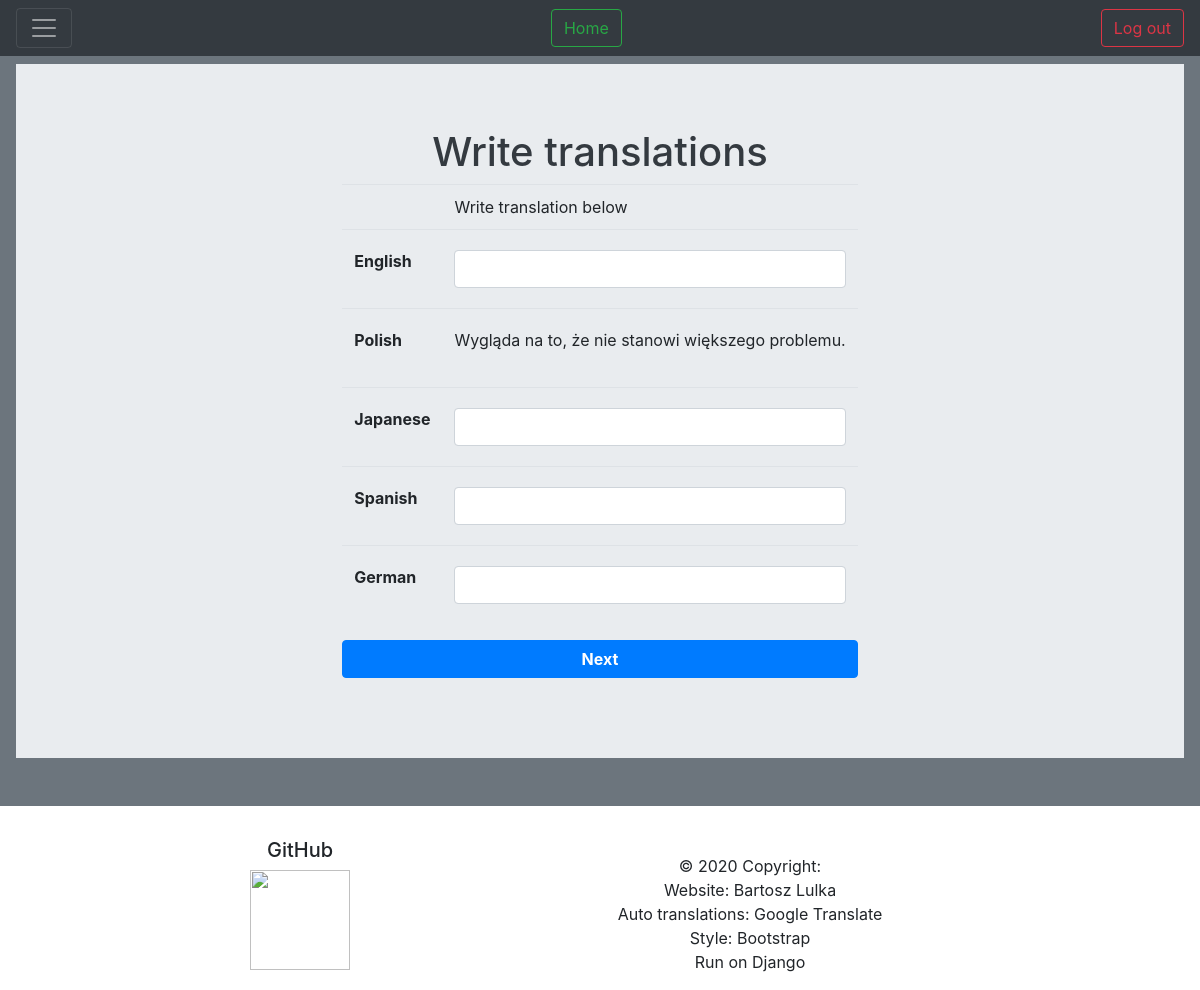
Page /cards/learn/write/57/ (signed in) on the earlier database version.
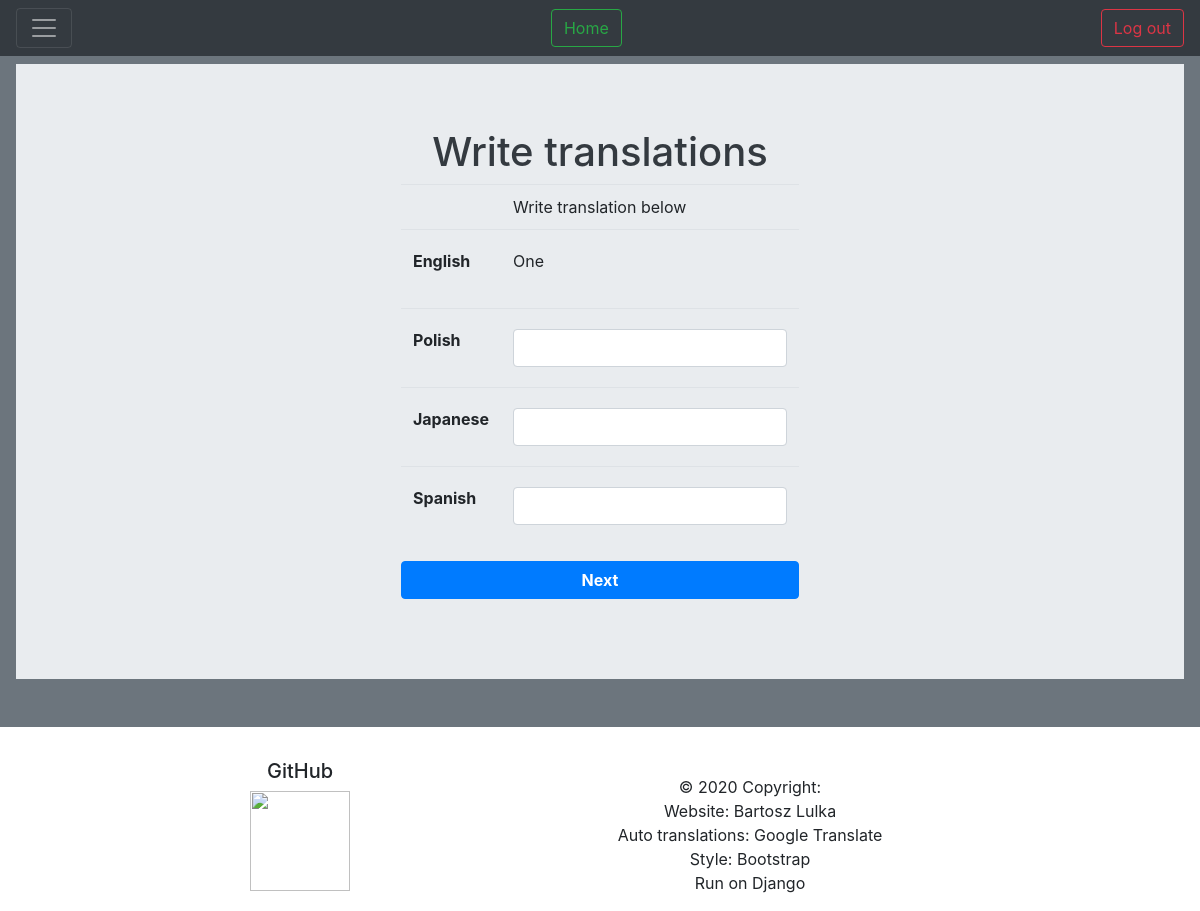
Same page on the later database version.
### Cards/models.py (models this page shows, shortened)
class Card(models.Model):
    multi_card = models.ForeignKey(MultiCard, on_delete=models.CASCADE)
    cards_folder = models.ForeignKey(CardFolder, on_delete=models.CASCADE)
    language = models.CharField(max_length=5, choices=langcodes.LangCodes, default="en")
    main = models.CharField(max_length=50)
    automated = models.BooleanField(default=False)
    score = models.SmallIntegerField(default=0)
    pronunciation = models.CharField(max_length=200, blank=True, default=False, null=True)
    synonyms = models.CharField(max_length=50, blank=True)
    comment = models.CharField(max_length=400, blank=True)
    rating = models.SmallIntegerField(default=0)
    mastered = models.BooleanField(default=False)
    priority = models.SmallIntegerField(default=0)
    show_answer = models.BooleanField(default=True)

### Cards/learn.py (the view, shortened to what this page needs)
# urls.py: path('learn/write/<int:set_id>/', learn.write, name='write'),
@login_required
def write(request, set_id):
    folder = get_object_or_404(CardFolder, id=set_id)
    if folder.user != request.user:
        return render(request, 'Cards/no_access.html')
    langs = folder.get_langs()
    lang_keys = folder.get_langs(item='key')
    lang_full = folder.get_langs(item='value')
    length = len(langs)
    context = {
        'previous': False,
        'folder': folder,
        "length": length,
        "langs": langs,
        'width': 94 / length,
        'lang_full': lang_full,
    }
    m_cards = MultiCard.objects.filter(cards_folder=folder, mastered=False).order_by('priority', 'score')
    if context['previous']:
        m_cards = m_cards.exclude(id=context['previous'])
    m_card = m_cards.first()
    if m_card is None:
        return render(request, 'Cards/learn/no_cards_to_learn.html', context)
    current_cards = []
    any_answer_show = False
    for lang_key in lang_keys:
        card = Card.objects.get(multi_card=m_card, language=lang_key)
        current_cards.append(card)
        if card.show_answer:
            any_answer_show = True
    if not any_answer_show:
        show = rd.choice(current_cards)
        show.show_answer = True
        show.save()
    context['multicard_id'] = m_card.id
    context['current_cards'] = current_cards
    return render(request, 'Cards/learn/learn_write.html', context)

### Cards/models.py (called while the page is built)
    def get_langs(self, item=False):
        langs = (self.lang1, self.lang2, self.lang3, self.lang4, self.lang5)
        lang_choices = []
        lang_values = []
        lang_keys = []
        for i in langs:
            if i != "":
                value = langcodes.LangCodesDict[i].capitalize()
                lang_choices.append((i, value))
                lang_values.append(value)
                lang_keys.append(i)
        if item == 'value':
            return lang_values
        if item == 'key':
            return lang_keys
        else:
            return lang_choices

### Cards/templatetags/get_obj.py (called while the page is built)
@register.filter
def index(sequence, position):
    return sequence[position]

### Cards/templates/Cards/learn/learn_write.html (shortened to what this page needs)
{% extends "base.html" %}
{% block styles %}
{% load get_obj %}
{% endblock %}
{% block body %}
<div class="jumbotron jumbotron-fluid">
  <div class="text-dark">
    <h1 style="text-align:center;">Write translations</h1>
    <div class="row justify-content-center">
      <div class="col-auto">
        <div class="container">
          <div class="row">
            <div class="col-xs-6">
              <div class="table-responsive">
                <form method="POST" action=".">{% csrf_token %}
                  <table class="table table-responsive">
                    <tr>
                      <td></td>
                      <td>Write translation below</td>
                    </tr>
                    {% for card in current_cards %}
                      <tr>
                        <td>
                          <p class="font-weight-bold"><span class="form-control-plaintext">{{lang_full|index:forloop.counter0}}</span></p>
                        </td>
                        <td class="align-middle">
                          {% if card.show_answer %}
                            <p>{{ card.main }}</p>
                          {% else %}
                            <input type="text" name="answer{{card.language}}" autocomplete="off" class="form-control" maxlength="50">
                          {% endif %}
                        </td>
                      </tr>
                    {% endfor %}
                  </table>
                  <button class="btn btn-primary btn-block"><b>Next</b></button>
                </form>
              </div>
            </div>
          </div>
        </div>
      </div>
    </div>
  </div>
</div>
{% endblock body %}

Differences in the rows shown:
removed Card: counter0 "English"
removed Card: counter0 "Polish", main "Wygląda na to, że nie stanowi większego problemu."
removed Card: counter0 "German"
now on this page (row edited): Card: counter0 "English", main "One"
now on this page (row edited): Card: counter0 "Polish"
